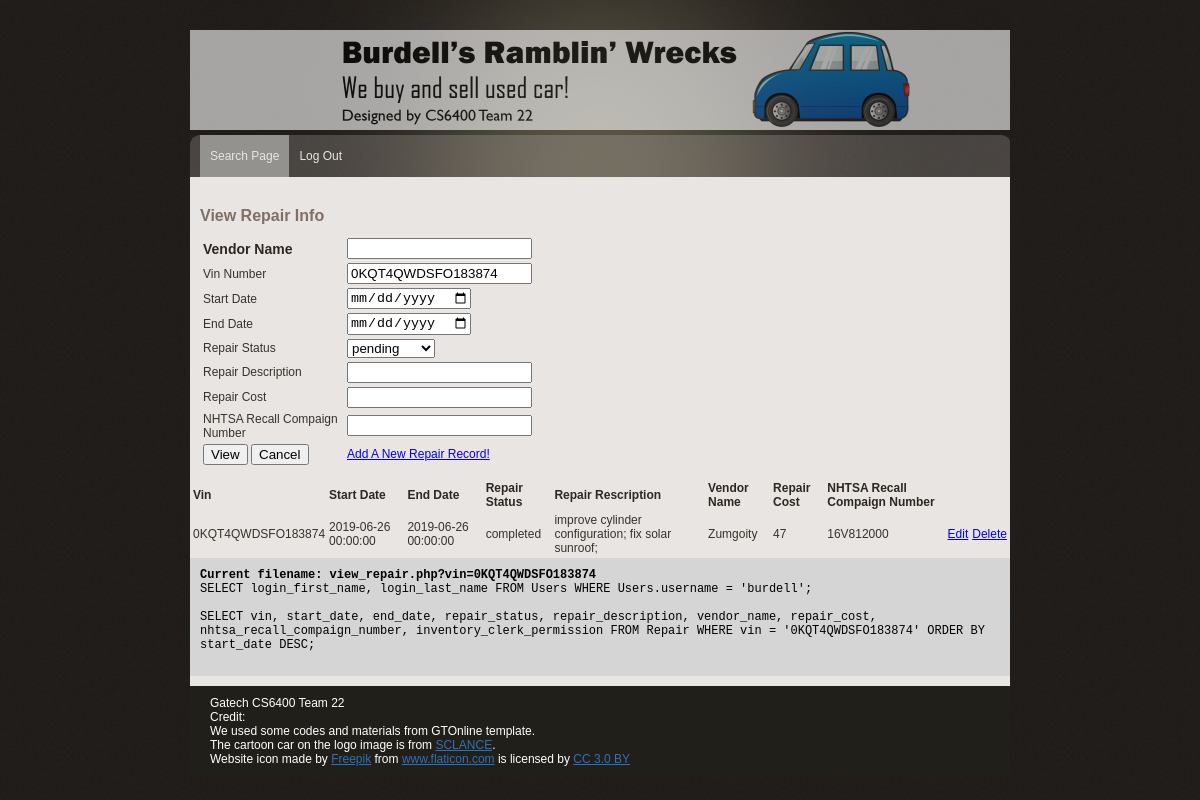
Page /view_repair.php?vin=0KQT4QWDSFO183874 (signed in) on the committed database.
### tables this page shows
CREATE TABLE Repair (
  vin varchar(50) NOT NULL,
  start_date timestamp NOT NULL,
  end_date timestamp NOT NULL,
  repair_status varchar(50) NOT NULL,
  repair_description varchar(250) NULL,
  vendor_name varchar(50) NOT NULL,
  repair_cost decimal NOT NULL,
  nhtsa_recall_compaign_number varchar(50) NULL,
  inventory_clerk_permission varchar(50) NOT NULL,
  PRIMARY KEY (vin, start_date),
  FOREIGN KEY (vin)
    REFERENCES Vehicle (vin),
  FOREIGN KEY (vendor_name)
    REFERENCES Vendor (vendor_name),
  FOREIGN KEY (nhtsa_recall_compaign_number)
    REFERENCES Recall (nhtsa_recall_compaign_number)
);

### view_repair.php (the view, shortened to what this page needs)
<?php
include('lib/common.php');
?>
<?php include("lib/header.php"); ?>
</head>
<body>
<div id="main_container">
    <?php include("lib/menu.php"); ?>
    <div class="center_content">
        <div class="center_left">
            <div class="features">
                <div class="View Repair section">
                    <div class="subtitle">View Repair Info</div>
                    <form name="view_repair_info" action="view_repair.php" method="get">
                        <table>
                            <tr>
                                <td class="item_label">Vendor Name</td>
                                <td>
                                    <input type="text" name="vendor_name" list="vendor_name_list">
                                </td>
                            </tr>
                            <tr>
                                <td>Vin Number</td>
                                <td>
                                    <input type="text" name = "vin" value="<?php if ($_GET['vin']) { print $_GET['vin']; } ?>" >
                                </td>
                            </tr>
                            <tr>
                                <td>Start Date</td>
                                <td>
                                    <input name = "start_date" type = "date" id = "start_date" value="<?php if ($_GET['start_date']) { print $_GET['start_date']; } ?>" >
                                </td>
                            </tr>
                            <tr>
                                <td>End Date</td>
                                <td>
                                    <input name = "end_date" type = "date" id = "end_date" value="<?php if ($_GET['end_date']) { print $_GET['end_date']; } ?>" >
                                </td>
                            </tr>
                            <tr>
                                <td> Repair Status </td>
                                <td>
                                    <select name = "repair_status">
                                        <option value="pending" <?php if ($_GET['repair_status'] == 'pending') { print 'selected="true"';} ?> >pending</option>
                                    </select>
                                </td>
                            </tr>
                            <tr>
                                <td>Repair Description</td>
                                <td>
                                    <input name = "repair_description" type = "text" id = "repair_description" value="<?php if ($_GET['repair_description']) { print $_GET['repair_description']; } ?>" >
                                </td>
                            </tr>
                            <tr>
                                <td>Repair Cost</td>
                                <td>
                                    <input name = "repair_cost" type = "number" id = "repair_cost" value="<?php if ($_GET['repair_cost']) { print $_GET['repair_cost']; } ?>">
                                </td>
                            </tr>
                            <tr>
                                <td>NHTSA Recall Compaign Number</td>
                                <td>
                                    <input name = "nhtsa_recall_compaign_number" type = "text" id = "nhtsa_recall_compaign_number" value="<?php if ($_GET['nhtsa_recall_compaign_number']) { print $_GET['nhtsa_recall_compaign_number']; } ?>">
                                </td>
                            </tr>
                            <tr>
                                <td>
                                    <input name = "view" type = "submit" id = "view" value = "View">
                                    <input type="button" value="Cancel" onclick="history.go(-1)">
                                </td>
                                <td>
                                    <a href='add_repair.php?inventory_clerk_permission=&nhtsa_recall_compaign_number=&repair_cost=&vendor_name=&repair_description=&repair_status=&end_date=&start_date=&vin=<?php if($_GET['vin']) {print $_GET['vin'];} else if($_POST['vin']) {print $_POST['vin'];}?>&nhtsa_recall_compaign_number=' target="_blank">Add A New Repair Record!</a>
                                </td>
                            </tr>
                        </table>
                    </form>
                </div>
            </div>
        </div>
        <?php
        if($_SERVER['REQUEST_METHOD'] == 'GET'){
            $enteredVin = mysqli_real_escape_string($db, $_GET['vin']);
            $query = "SELECT vin, start_date, end_date, repair_status, repair_description, vendor_name, repair_cost, nhtsa_recall_compaign_number, inventory_clerk_permission ";
            $from = " FROM Repair ";
            $where = " WHERE vin = '$enteredVin' ";
            if(empty($enteredVin)){
                $query = "SELECT * FROM Repair ORDER BY start_date DESC ";
            }else {
                $query = $query . $from . $where . " ORDER BY start_date DESC";
            }
            $result = mysqli_query($db, $query);
            echo "<div>";
            echo "<table>";
            echo "<tr>";
            echo "<td class=\"heading\">Vin</td>";
            echo "<td class=\"heading\">Start Date</td>";
            echo "<td class=\"heading\">End Date</td>";
            echo "<td class=\"heading\">Repair Status</td>";
            echo "<td class=\"heading\">Repair Rescription</td>";
            echo "<td class=\"heading\">Vendor Name</td>";
            echo "<td class=\"heading\">Repair Cost</td>";
            echo "<td class=\"heading\">NHTSA Recall Compaign Number</td>";
            echo "</tr>";
            while ($row = mysqli_fetch_array($result, MYSQLI_ASSOC)) {
                print "<tr>";
                print "<td>" . $row['vin'] . "</td>";
                print "<td>" . $row['start_date'] . "</td>";
                print "<td>" . $row['end_date'] . "</td>";
                print "<td>" . $row['repair_status'] . "</td>";
                print "<td>" . $row['repair_description'] . "</td>";
                print "<td>" . $row['vendor_name'] . "</td>";
                print "<td>" . $row['repair_cost'] . "</td>";
                print "<td>" . $row['nhtsa_recall_compaign_number'] . "</td>";
                echo "<td><a href='edit_repair.php?vin=".$row['vin']."&start_date=".strftime("%Y-%m-%d", strtotime($row['start_date']))."&end_date=".strftime("%Y-%m-%d", strtotime($row['end_date'])). "&repair_status=" .$row['repair_status']. "&repair_description=" .$row['repair_description']. "&repair_cost=" .$row['repair_cost']. "&vendor_name=" .$row['vendor_name']. "&nhtsa_recall_compaign_number=" .$row['nhtsa_recall_compaign_number']."' target='_blank'>Edit</a></td>";
                echo "<td><a href='delete_repair.php?vin=".$row['vin']."&start_date=".strftime("%Y-%m-%d", strtotime($row['start_date']))."&end_date=".strftime("%Y-%m-%d", strtotime($row['end_date'])). "&repair_status=" .$row['repair_status']. "&repair_description=" .$row['repair_description']. "&repair_cost=" .$row['repair_cost']. "&vendor_name=" .$row['vendor_name']. "&nhtsa_recall_compaign_number=" .$row['nhtsa_recall_compaign_number']."' target='_blank'>Delete</a></td>";
                print "</tr>";
            }
            echo "</table>";
            echo "</div>";
        }
        ?>
        <?php include("lib/error.php"); ?>
    </div>
    <?php include("lib/footer.php"); ?>
</div>
</body>
</html>

### css/gtonline_style.css (style rules this page uses)
body { background:url(../img/bg.gif) repeat #000000; padding:0; font-family: Verdana, Geneva, sans-serif; font-size:12px; margin:auto auto auto auto; color:#36322b; }
table { width: 100%; }
th, td { padding: 1px; text-align: left; }
#main_container { width:820px; height:auto; margin:auto; padding:0px; }
.item_label { font-family: Verdana, Geneva, sans-serif; width:140px; font-weight:bold; font-size:14px; color:#2e2721; }
.heading { font-size:12px; color:#2e2721; font-weight:bold; }
.subtitle { width: 600px; font-family: Verdana, Geneva, sans-serif; font-weight:bold; font-size:16px; color:#806F66; padding:10px 0px 10px 0px; }
.center_content { width:820px; height:auto; padding:10px 0px 10px 0px; clear:both; background-color:#E9E5E2; }
.center_left { width:600px; float:left; padding:10px 10px 10px 10px; }

### rows in the picture
repair: vin "0KQT4QWDSFO183874", start_date "2019-06-26 00:00:00", end_date "2019-06-26 00:00:00", repair_status "completed", repair_description "improve cylinder configuration; fix solar sunroof;", vendor_name "Zumgoity", repair_cost "47", nhtsa_recall_compaign_number "16V812000"

### other values in the picture
$query "Current filename: view_repair.php?vin=0KQT4QWDSFO183874"
$query "SELECT login_first_name, login_last_name FROM Users WHERE Users.username = 'burdell';"
